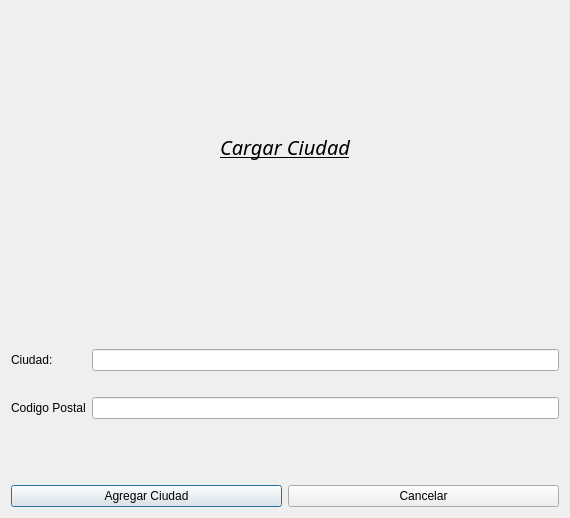
<?xml version="1.0" encoding="UTF-8"?>
<ui version="4.0">
 <class>Dialog</class>
 <widget class="QDialog" name="Dialog">
  <property name="geometry">
   <rect>
    <x>0</x>
    <y>0</y>
    <width>570</width>
    <height>518</height>
   </rect>
  </property>
  <property name="minimumSize">
   <size>
    <width>470</width>
    <height>418</height>
   </size>
  </property>
  <property name="maximumSize">
   <size>
    <width>570</width>
    <height>518</height>
   </size>
  </property>
  <property name="windowTitle">
   <string>Carga Ciudad</string>
  </property>
  <property name="windowIcon">
   <iconset>
    <normaloff>:/iconos/C:/Users/Blanc/Desktop/Band.png</normaloff>:/iconos/C:/Users/Blanc/Desktop/Band.png</iconset>
  </property>
  <layout class="QHBoxLayout" name="horizontalLayout_2">
   <item>
    <layout class="QVBoxLayout" name="verticalLayout">
     <item>
      <widget class="QLabel" name="lblTitulo">
       <property name="font">
        <font>
         <family>Perpetua Titling MT</family>
         <pointsize>15</pointsize>
         <italic>true</italic>
         <underline>true</underline>
        </font>
       </property>
       <property name="text">
        <string>Cargar Ciudad</string>
       </property>
       <property name="alignment">
        <set>Qt::AlignCenter</set>
       </property>
      </widget>
     </item>
     <item>
      <spacer name="verticalSpacer">
       <property name="orientation">
        <enum>Qt::Vertical</enum>
       </property>
       <property name="sizeType">
        <enum>QSizePolicy::Fixed</enum>
       </property>
       <property name="sizeHint" stdset="0">
        <size>
         <width>20</width>
         <height>20</height>
        </size>
       </property>
      </spacer>
     </item>
     <item>
      <layout class="QGridLayout" name="gridLayout">
       <item row="4" column="1">
        <widget class="QLineEdit" name="CP"/>
       </item>
       <item row="2" column="0">
        <widget class="QLabel" name="LblLat">
         <property name="text">
          <string>Ciudad:</string>
         </property>
         <property name="buddy">
          <cstring>ciudad</cstring>
         </property>
        </widget>
       </item>
       <item row="5" column="0">
        <spacer name="verticalSpacer_5">
         <property name="orientation">
          <enum>Qt::Vertical</enum>
         </property>
         <property name="sizeType">
          <enum>QSizePolicy::Fixed</enum>
         </property>
         <property name="sizeHint" stdset="0">
          <size>
           <width>20</width>
           <height>20</height>
          </size>
         </property>
        </spacer>
       </item>
       <item row="3" column="0">
        <spacer name="verticalSpacer_4">
         <property name="orientation">
          <enum>Qt::Vertical</enum>
         </property>
         <property name="sizeType">
          <enum>QSizePolicy::Fixed</enum>
         </property>
         <property name="sizeHint" stdset="0">
          <size>
           <width>20</width>
           <height>20</height>
          </size>
         </property>
        </spacer>
       </item>
       <item row="0" column="0">
        <spacer name="verticalSpacer_2">
         <property name="orientation">
          <enum>Qt::Vertical</enum>
         </property>
         <property name="sizeType">
          <enum>QSizePolicy::Fixed</enum>
         </property>
         <property name="sizeHint" stdset="0">
          <size>
           <width>20</width>
           <height>20</height>
          </size>
         </property>
        </spacer>
       </item>
       <item row="2" column="1">
        <widget class="QLineEdit" name="ciudad"/>
       </item>
       <item row="1" column="0">
        <spacer name="verticalSpacer_3">
         <property name="orientation">
          <enum>Qt::Vertical</enum>
         </property>
         <property name="sizeType">
          <enum>QSizePolicy::Fixed</enum>
         </property>
         <property name="sizeHint" stdset="0">
          <size>
           <width>20</width>
           <height>20</height>
          </size>
         </property>
        </spacer>
       </item>
       <item row="6" column="0">
        <spacer name="verticalSpacer_6">
         <property name="orientation">
          <enum>Qt::Vertical</enum>
         </property>
         <property name="sizeType">
          <enum>QSizePolicy::Fixed</enum>
         </property>
         <property name="sizeHint" stdset="0">
          <size>
           <width>20</width>
           <height>20</height>
          </size>
         </property>
        </spacer>
       </item>
       <item row="4" column="0">
        <widget class="QLabel" name="LblLat2">
         <property name="text">
          <string>Codigo Postal</string>
         </property>
         <property name="buddy">
          <cstring>CP</cstring>
         </property>
        </widget>
       </item>
      </layout>
     </item>
     <item>
      <spacer name="verticalSpacer_7">
       <property name="orientation">
        <enum>Qt::Vertical</enum>
       </property>
       <property name="sizeType">
        <enum>QSizePolicy::Fixed</enum>
       </property>
       <property name="sizeHint" stdset="0">
        <size>
         <width>20</width>
         <height>20</height>
        </size>
       </property>
      </spacer>
     </item>
     <item>
      <layout class="QHBoxLayout" name="horizontalLayout">
       <item>
        <widget class="QPushButton" name="BAgregarVert">
         <property name="text">
          <string>Agregar Ciudad</string>
         </property>
        </widget>
       </item>
       <item>
        <widget class="QPushButton" name="BCancelar">
         <property name="text">
          <string>Cancelar</string>
         </property>
        </widget>
       </item>
      </layout>
     </item>
    </layout>
   </item>
  </layout>
 </widget>
 <tabstops>
  <tabstop>ciudad</tabstop>
  <tabstop>CP</tabstop>
  <tabstop>BAgregarVert</tabstop>
  <tabstop>BCancelar</tabstop>
 </tabstops>
 <resources/>
 <connections/>
</ui>
